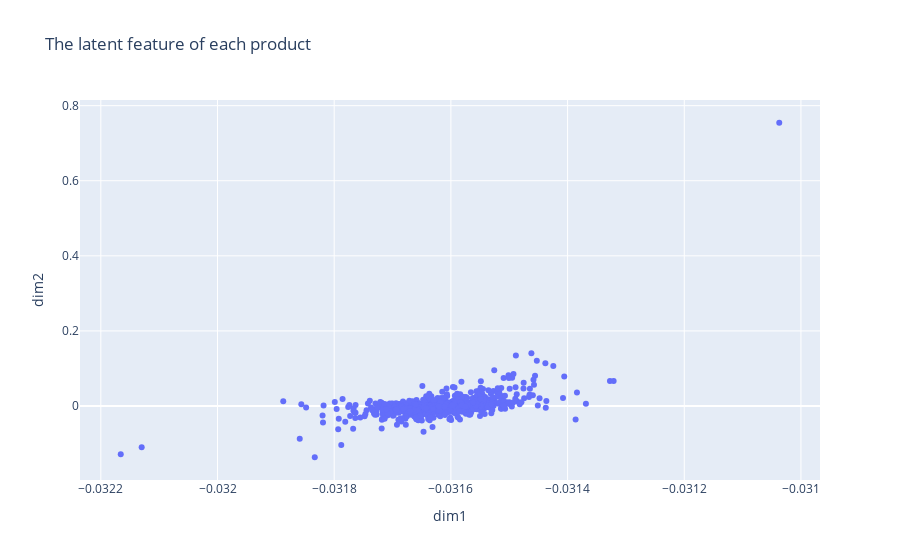

This figure's notebook cell:
### Code cell
items_list = [item[1] for item in amazon_data_table.columns.tolist()]

v = reduced_vt.T
data = np.hstack([v, np.array(items_list).reshape(-1, 1)])
vis_df = pd.DataFrame(data, columns=['dim1', 'dim2', 'productId'])
vis_df['dim1'] = vis_df['dim1'].astype(np.float64)
vis_df['dim2'] = vis_df['dim2'].astype(np.float64)

fig = px.scatter(vis_df, x='dim1', y='dim2', hover_data=['productId'], 
                 title='The latent feature of each product')
fig.show()

### Figure 1 — Plotly figure (JSON) as saved in the notebook; plotly's stock layout.template omitted (floating-point values rounded to 4 significant figures; data arrays with more than 128 entries replaced by an {"elided": "..."} marker saying what was removed)
{"data": [{"customdata": {"elided": "1000x1 str values"}, "hovertemplate": "dim1=%{x}<br>dim2=%{y}<br>productId=%{customdata[0]}<extra></extra>", "legendgroup": "", "marker": {"color": "#636efa", "symbol": "circle"}, "mode": "markers", "name": "", "orientation": "v", "showlegend": false, "type": "scatter", "x": {"elided": "1000 float values"}, "xaxis": "x", "y": {"elided": "1000 float values"}, "yaxis": "y"}], "layout": {"autosize": true, "legend": {"tracegroupgap": 0}, "title": {"text": "The latent feature of each product"}, "xaxis": {"anchor": "y", "autorange": true, "domain": [0, 1], "range": [-0.03223, -0.03097], "title": {"text": "dim1"}, "type": "linear"}, "yaxis": {"anchor": "x", "autorange": true, "domain": [0, 1], "range": [-0.2101, 0.828], "title": {"text": "dim2"}, "type": "linear"}}}
